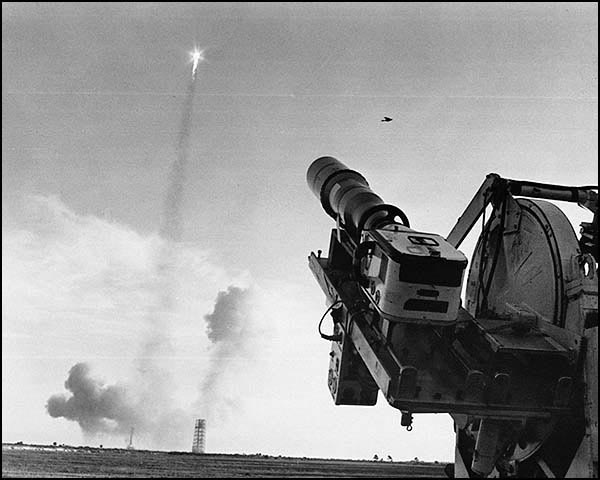
#> input picture Apollo-8-Launch.jpg, 600 x 480 px; the run also reads 1 picture not shown here
$ jupyter execute --allow-errors 03_01_Histograms.ipynb   (shell and % lines are left out)
#> lines starting #> are read from the running program, lines starting #| are printed output that depends on the picture
<h1 style="font-size:30px;">Image Histograms </h1>

Image histograms are primarily used as an analysis tool in computer vision as they quantify the distribution of data associated with an image (for example, intensity values within an image). In this notebook we will demonstrate how to produce image histograms and how to interpret the plots. We will also cover the topic of histogram equalization which can help improve the contrast in poorly illuminated images. As you will see, the results are often stunning.

[cell 1]
import cv2
import numpy as np
from matplotlib import pyplot as plt
plt.rcParams['image.cmap'] = 'gray'

if 'google.colab' in str(get_ipython()):
    print("Downloading Code to Colab Environment")
    !wget https://www.dropbox.com/sh/s1bc9bnavqx9ryo/AABFVq9q_73nOcZ4T05k40rga?dl=1 -O module-code.zip -q --show-progress
    !unzip -qq module-code.zip
else:
    pass

# 1. Introduction to Histograms

Histograms are collected counts of data organized into a set of predefined bins. When we plot histograms, we need to specify the number of bins along the x-axis. A bin represents a bucket range of values, such as pixel intensities 0-9, 10-19, 20-29, and so on. We will see several examples below that will help solidify this concept.

<hr style="border:none; height: 4px; background-color:#D3D3D3" />

### <font color="green">Function Syntax </font>
``` python
retval = plt.hist(x[, bins[, range[, ...]]])
```

`retval`: Array or list of arrays, the values of the histogram bins. If input is a sequence of arrays [data1, data2, ...], then this is a list of arrays with the values of the histograms for each of the arrays in the same order. The dtype of the array n (or of its element arrays) will always be float even if no weighting or normalization is used.

The function has **1 required input argument** and several optional flags:

1. `x`: Array or sequence of (n,) arrays. Input values, this takes either a single array or a sequence of arrays which are not required to be of the same length.
2. `bins`: Defines the number of equal-width bins in the range. This is an **optional argument** with a default value of 10.
2. `range`: The lower and upper range of the bins, where lower and upper outliers are ignored. This is an **optional argument** with a default value of None, equivalent to using the whole range of the input `x`.

### <font color="green">OpenCV Documentation</font>

[**`histogram tutorial`**](https://docs.opencv.org/4.5.2/d8/dbc/tutorial_histogram_calculation.html)

### <font color="green">Matplotlib / Numpy Documentation</font>

[**`zeros()`**](https://numpy.org/doc/stable/reference/generated/numpy.zeros.html)
[**`ravel()`**](https://numpy.org/doc/stable/reference/generated/numpy.ravel.html)
[**`hist()`**](https://matplotlib.org/stable/api/_as_gen/matplotlib.pyplot.hist.html)

<hr style="border:none; height: 4px; background-color:#D3D3D3" />

### <font style="color:rgb(50,120,230)">Create a simple histogram of a black image</font>

[cell 2]
# Create a numpy array of 20x20x1 filled with zero values, equivalent to a black grayscale image.
black_img = np.zeros([20, 20, 1])

# Flatten the image data into a single 1D array.
black_flatten = black_img.ravel()

# Display the image and histogram.
plt.figure(figsize=[18, 4])

plt.subplot(131); plt.imshow(black_img); plt.title('Black Image')

plt.subplot(132)
plt.hist(black_flatten, range = [0, 256])
plt.xlim([0, 256])
plt.xlabel('Pixel Intensity')
plt.ylabel('Numer of Pixels')
plt.title('Histogram of black image')
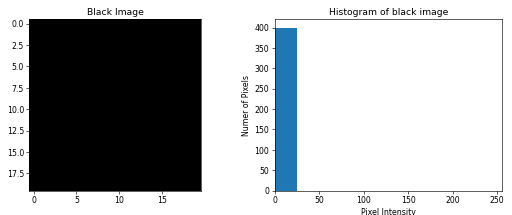
#> figure drawn by matplotlib, 2 panels; panel 2: tallest bar 400 high, from x = -1.78e-15 to 25.6

### <font style="color:rgb(50,120,230)">Explanation</font>

Using the numpy zeros function, we can easily generate a simple black image. It is technically a grayscale image with only one channel, including a total of 400 pixels. We then create a histogram of this image using the default number of bins (10), and we specify that the histogram should create these bins evenly across intensity values from 0 to 256. The upper end of this range is non inclusive, and so the histogram could ultimately show any pixel intensities up to and including a value of 255.

The histogram's vertical bars represent the total number of pixels with an intensity value that falls within that particular bin. Looking at the resulting histogram of a purely black image, we find that all values mapped into the first bin. We can also see that the total number of pixels (400) exactly equals the y-value pixel count in this first bin, related back to the 20x20 image size we generated.

### <font style="color:rgb(50,120,230)">Create a histogram from a binary image</font>

[cell 3]
# Read the image.
img = cv2.imread('checkerboard_18x18.png', cv2.IMREAD_GRAYSCALE)

# Flatten the image data into a single 1D array.
#> (the rest of this cell did not finish here and is left out)

### <font style="color:rgb(50,120,230)">Explanation</font>

The checkerboard image above is 18x18 pixels, so the total number of pixels in the image is 324. Furthermore, the intensities of the pixels are only 0 (black) or 255 (white). The histogram plots to the right show the distribution of pixel intensities. When we plot histograms, it is helpful to specify the number of bins along the x-axis. The first histogram has 5 bins and the second histogram has 50 bins. Since we are plotting the distribution of pixel intensities the x-axis ranges from 0 to 255. Thus, the bin width in the first plot is 51 and the bin width in the second plot is 5.1 (a non-integer width).

In this example, the height of the bar to the left of each plot is 180. This means that there are 180 pixels with intensities that in that corresponding bin. Since the intensities in this image are either 0 or 255, the width of the bin (5.1 or 51) does not matter because both bins include the value of 0. Likewise, the total number of white pixels (144) matches the height of the bar to the right of the plot (144) in both plots because both bins at the high range include the intensity value of 255.

The histograms reveal that the ratio of black to white squares is 5:4 (or 180:144). It's worth emphasizing that histograms of this type do not contain any spatial information about the image.

Selecting a particular bin size has to do with granularity, but for images it is very common to set the number of bins to be 256 which is equivalent to a bin width of 1.

### <font style="color:rgb(50,120,230)">Create a histogram from a grayscale image (example 1)</font>

[cell 4]
# Read the image.
img = cv2.imread('MNIST_3_18x18.png', cv2.IMREAD_GRAYSCALE)

# Flatten the image data into a single 1D array.
img_flatten = img.ravel()
#> img_flatten = 324 values, max 255 at index 65, min 0 at index 0, mean 43.66

# Display the image and histograms.
plt.figure(figsize = [18, 4])

plt.subplot(131); plt.imshow(img); plt.title('Original Image')
plt.subplot(132); plt.hist(img_flatten, 5, [0, 256]);  plt.xlim([0, 256]); plt.title('5 Bins')
plt.subplot(133); plt.hist(img_flatten, 50, [0, 256]); plt.xlim([0, 256]); plt.title('50 Bins')
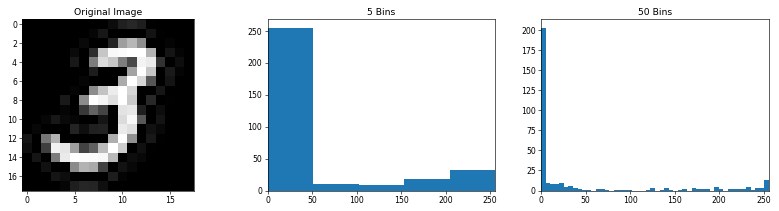
#> figure drawn by matplotlib, 3 panels; panel 2: tallest bar 255 high, from x = -3.55e-15 to 51.2; panel 3: tallest bar 203 high, from x = 4.44e-16 to 5.12

### <font style="color:rgb(50,120,230)">Create a histogram from a grayscale image (example 2)</font>

[cell 5]
# Read the image.
img = cv2.imread('Apollo-8-Launch.jpg', cv2.IMREAD_GRAYSCALE)
#> img is the input picture: shape (480, 600); min 0, max 255, mean 151.3

# Flatten the image data into a single 1D array.
img_flatten = img.ravel()

# Display the image and histograms.
plt.figure(figsize = [18, 4])
plt.subplot(131); plt.imshow(img); plt.title('Original Image')
plt.subplot(132); plt.hist(img_flatten, 50, [0,256]);  plt.xlim([0, 256]); plt.title('50 Bins')
plt.subplot(133); plt.hist(img_flatten, 256, [0,256]); plt.xlim([0, 256]); plt.title('256 Bins')
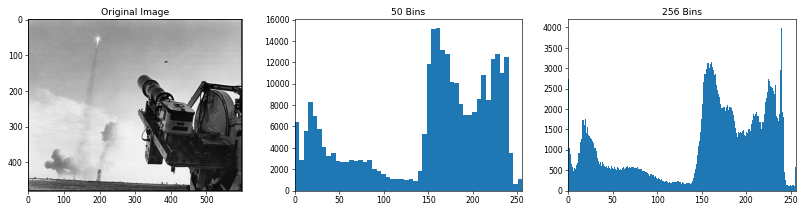
#> figure drawn by matplotlib, 3 panels; panel 2: tallest bar 15245 high, from x = 158.7 to 163.8; panel 3: tallest bar 3996 high, from x = 239 to 240

### <font style="color:rgb(50,120,230)">Compare calcHist() with plt.hist()</font>

<hr style="border:none; height: 4px; background-color:#D3D3D3" />

### <font color="green">Function Syntax </font>

```python
    hist = cv2.calcHist(images, channels, mask, histSize, ranges[, hist[, accumulate]])
```

This function has **5 required arguments**:

1. `images`:	Source arrays. They all should have the same depth, CV_8U, CV_16U or CV_32F , and the same size. Each of them can have an arbitrary number of channels.

2. `channels`:	List of the dims channels used to compute the histogram. The first array channels are numerated from 0 to images[0].channels()-1 , the second array channels are counted from images[0].channels() to images[0].channels() + images[1].channels()-1, and so on.

3. `mask`:	Optional mask. If the matrix is not empty, it must be an 8-bit array of the same size as images[i] . The non-zero mask elements mark the array elements counted in the histogram.

4. `histSize`:	Array of histogram sizes in each dimension.

5. `ranges`:	Array of the dims arrays of the histogram bin boundaries in each dimension.
### <font color="green">OpenCV Documentation</font>

[**`calcHist()`**](https://docs.opencv.org/4.5.2/d6/dc7/group__imgproc__hist.html#ga4b2b5fd75503ff9e6844cc4dcdaed35d)

<hr style="border:none; height: 4px; background-color:#D3D3D3" />

[cell 6]
# Read the image.
img = cv2.imread('Apollo-8-Launch.jpg', 0)

# Use calcHist() in OpenCV.
hist = cv2.calcHist(images = [img], channels = [0], mask = None, histSize = [256], ranges = [0,255])
#> hist = 256 values, max 3996 at index 239, min 0 at index 255, mean 1122.8

# Flatten the image data.
img_flatten = img.ravel()

# Display the image and histograms.
plt.figure(figsize = [18, 4])
plt.subplot(131); plt.imshow(img); plt.title('Original Image')
plt.subplot(132); plt.plot(hist); plt.xlim([0, 256]); plt.title('cv2.calcHist()')
plt.subplot(133); plt.hist(img_flatten,256,[0,256]); plt.xlim([0, 256]); plt.title('np.ravel(), plt.hist()')
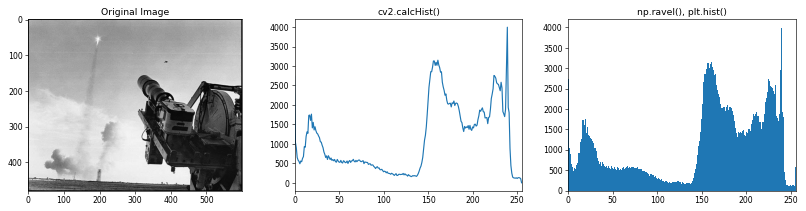
#> figure drawn by matplotlib, 3 panels; panel 2: curve peaks at x = 239, y = 3996; panel 3: tallest bar 3996 high, from x = 239 to 240

### <font style="color:rgb(50,120,230)">Different images with identical histograms</font>

[cell 7]
# Load in the two gradient images.
img_gradient = cv2.imread('linear_graident.png', cv2.IMREAD_GRAYSCALE)
img_noisy = cv2.imread('noisy.png', cv2.IMREAD_GRAYSCALE)
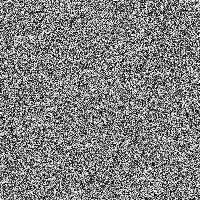
#> input picture noisy.png, 200 x 200 px
#> img_noisy is the input picture: shape (200, 200); min 3, max 254, mean 128

# Flatten the image data into a single 1D arrays.
#> (the rest of this cell did not finish here and is left out)

### <font style="color:rgb(50,120,230)">Explanation</font>

It is important to understand what histograms can and cannot tell us. In two very different images actually have identical histograms, with an approximately even distrubution of pixels in each bin. Just because two images have identical histograms, it does not mean they are otherwise the same.

# 2. Color Histograms

[cell 8]
# Read the color images.
img = cv2.imread('Emerald_Lakes_New_Zealand.jpg')

# Compute histograms for each color channel for both images.
hist1 = cv2.calcHist([img], [0], None, [256], [0, 255])
#> hist1 = 256 values from 0 to 0
#> (the rest of this cell did not finish here and is left out)
